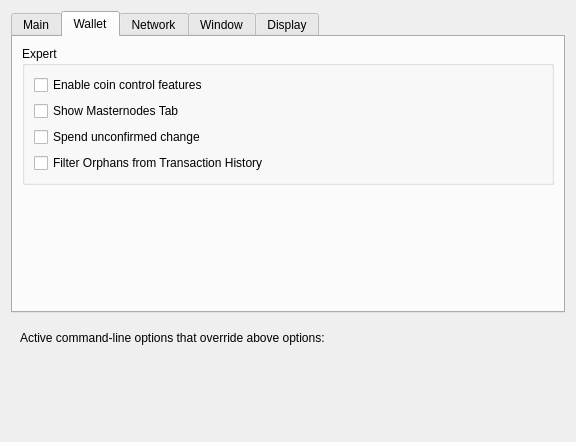
<?xml version="1.0" encoding="UTF-8"?>
<ui version="4.0">
 <class>OptionsDialog</class>
 <widget class="QDialog" name="OptionsDialog">
  <property name="geometry">
   <rect>
    <x>0</x>
    <y>0</y>
    <width>576</width>
    <height>442</height>
   </rect>
  </property>
  <property name="windowTitle">
   <string>Options</string>
  </property>
  <property name="modal">
   <bool>true</bool>
  </property>
  <layout class="QVBoxLayout" name="verticalLayout">
   <item>
    <widget class="QTabWidget" name="tabWidget">
     <property name="currentIndex">
      <number>1</number>
     </property>
     <widget class="QWidget" name="tabMain">
      <attribute name="title">
       <string>Main</string>
      </attribute>
      <layout class="QVBoxLayout" name="verticalLayout_Main">
       <item>
        <widget class="QCheckBox" name="bitcoinAtStartup">
         <property name="toolTip">
          <string>Automatically start Bulwark after logging in to the system.</string>
         </property>
         <property name="text">
          <string>Start Bulwark on system login</string>
         </property>
        </widget>
       </item>
       <item>
        <layout class="QHBoxLayout" name="horizontalLayout_2_Main">
         <item>
          <widget class="QLabel" name="databaseCacheLabel">
           <property name="text">
            <string>Size of database cache</string>
           </property>
           <property name="textFormat">
            <enum>Qt::PlainText</enum>
           </property>
           <property name="buddy">
            <cstring>databaseCache</cstring>
           </property>
          </widget>
         </item>
         <item>
          <widget class="QSpinBox" name="databaseCache"/>
         </item>
         <item>
          <widget class="QLabel" name="databaseCacheUnitLabel">
           <property name="text">
            <string>MB</string>
           </property>
           <property name="textFormat">
            <enum>Qt::PlainText</enum>
           </property>
          </widget>
         </item>
         <item>
          <spacer name="horizontalSpacer_2_Main">
           <property name="orientation">
            <enum>Qt::Horizontal</enum>
           </property>
           <property name="sizeHint" stdset="0">
            <size>
             <width>40</width>
             <height>20</height>
            </size>
           </property>
          </spacer>
         </item>
        </layout>
       </item>
       <item>
        <layout class="QHBoxLayout" name="horizontalLayout_3_Main">
         <item>
          <widget class="QLabel" name="threadsScriptVerifLabel">
           <property name="text">
            <string>Number of script verification threads</string>
           </property>
           <property name="textFormat">
            <enum>Qt::PlainText</enum>
           </property>
           <property name="buddy">
            <cstring>threadsScriptVerif</cstring>
           </property>
          </widget>
         </item>
         <item>
          <widget class="QSpinBox" name="threadsScriptVerif">
           <property name="toolTip">
            <string>(0 = auto, &lt;0 = leave that many cores free)</string>
           </property>
          </widget>
         </item>
         <item>
          <spacer name="horizontalSpacer_3_Main">
           <property name="orientation">
            <enum>Qt::Horizontal</enum>
           </property>
           <property name="sizeHint" stdset="0">
            <size>
             <width>40</width>
             <height>20</height>
            </size>
           </property>
          </spacer>
         </item>
        </layout>
       </item>
       <item>
        <spacer name="verticalSpacer_Main">
         <property name="orientation">
          <enum>Qt::Vertical</enum>
         </property>
         <property name="sizeHint" stdset="0">
          <size>
           <width>20</width>
           <height>40</height>
          </size>
         </property>
        </spacer>
       </item>
       <item>
        <layout class="QHBoxLayout" name="horizontalLayout_3">
         <item>
          <widget class="QLabel" name="percentage_label">
           <property name="toolTip">
            <string>Percentage of incoming BWK which get automatically converted to zBWK via Zerocoin Protocol (min: 10%)</string>
           </property>
           <property name="text">
            <string>Percentage of autominted zBWK</string>
           </property>
          </widget>
         </item>
         <item>
          <widget class="QSpinBox" name="zeromintPercentage">
           <property name="minimum">
            <number>10</number>
           </property>
           <property name="maximum">
            <number>100</number>
           </property>
          </widget>
         </item>
        </layout>
       </item>
       <item>
        <layout class="QHBoxLayout" name="horizontalLayout" stretch="0,0">
         <property name="sizeConstraint">
          <enum>QLayout::SetFixedSize</enum>
         </property>
         <item>
          <widget class="QLabel" name="labelPreferredDenom">
           <property name="maximumSize">
            <size>
             <width>16777215</width>
             <height>16777215</height>
            </size>
           </property>
           <property name="toolTip">
            <string>Wait with automatic conversion to Zerocoin until enough BWK for this denomination is available</string>
           </property>
           <property name="text">
            <string>Preferred Automint zBWK Denomination</string>
           </property>
          </widget>
         </item>
         <item>
          <widget class="QComboBox" name="preferredDenom">
           <property name="maximumSize">
            <size>
             <width>16777215</width>
             <height>27</height>
            </size>
           </property>
           <property name="toolTip">
            <string>Wait with automatic conversion to Zerocoin until enough BWK for this denomination is available</string>
           </property>
           <property name="maxVisibleItems">
            <number>9</number>
           </property>
           <property name="maxCount">
            <number>9</number>
           </property>
          </widget>
         </item>
        </layout>
       </item>
      </layout>
     </widget>
     <widget class="QWidget" name="tabWallet">
      <attribute name="title">
       <string>Wallet</string>
      </attribute>
      <layout class="QVBoxLayout" name="verticalLayout_Wallet">
       <item>
        <widget class="QGroupBox" name="groupBox">
         <property name="title">
          <string>Expert</string>
         </property>
         <layout class="QVBoxLayout" name="verticalLayout_2">
          <item>
           <widget class="QCheckBox" name="coinControlFeatures">
            <property name="toolTip">
             <string>Whether to show coin control features or not.</string>
            </property>
            <property name="text">
             <string>Enable coin control features</string>
            </property>
           </widget>
          </item>
          <item>
           <widget class="QCheckBox" name="showMasternodesTab">
            <property name="toolTip">
             <string>Show additional tab listing all your masternodes in first sub-tab&lt;br/&gt;and all masternodes on the network in second sub-tab.</string>
            </property>
            <property name="text">
             <string>Show Masternodes Tab</string>
            </property>
           </widget>
          </item>
          <item>
           <widget class="QCheckBox" name="spendZeroConfChange">
            <property name="toolTip">
             <string>If you disable the spending of unconfirmed change, the change from a transaction&lt;br/&gt;cannot be used until that transaction has at least one confirmation.&lt;br/&gt;This also affects how your balance is computed.</string>
            </property>
            <property name="text">
             <string>Spend unconfirmed change</string>
            </property>
           </widget>
          </item>
          <item>
           <widget class="QCheckBox" name="showOrphans">
            <property name="text">
             <string>Filter Orphans from Transaction History</string>
            </property>
           </widget>
          </item>
         </layout>
        </widget>
       </item>
       <item>
        <spacer name="verticalSpacer_Wallet">
         <property name="orientation">
          <enum>Qt::Vertical</enum>
         </property>
         <property name="sizeHint" stdset="0">
          <size>
           <width>20</width>
           <height>40</height>
          </size>
         </property>
        </spacer>
       </item>
      </layout>
     </widget>
     <widget class="QWidget" name="tabNetwork">
      <attribute name="title">
       <string>Network</string>
      </attribute>
      <layout class="QVBoxLayout" name="verticalLayout_Network">
       <item>
        <widget class="QCheckBox" name="mapPortUpnp">
         <property name="toolTip">
          <string>Automatically open the Bulwark client port on the router. This only works when your router supports UPnP and it is enabled.</string>
         </property>
         <property name="text">
          <string>Map port using UPnP</string>
         </property>
        </widget>
       </item>
       <item>
        <widget class="QCheckBox" name="allowIncoming">
         <property name="toolTip">
          <string>Accept connections from outside</string>
         </property>
         <property name="text">
          <string>Allow incoming connections</string>
         </property>
        </widget>
       </item>
       <item>
        <widget class="QCheckBox" name="connectSocks">
         <property name="toolTip">
          <string>Connect to the Bulwark network through a SOCKS5 proxy.</string>
         </property>
         <property name="text">
          <string>Connect through SOCKS5 proxy (default proxy):</string>
         </property>
        </widget>
       </item>
       <item>
        <layout class="QHBoxLayout" name="horizontalLayout_1_Network">
         <item>
          <widget class="QLabel" name="proxyIpLabel">
           <property name="text">
            <string>Proxy IP:</string>
           </property>
           <property name="textFormat">
            <enum>Qt::PlainText</enum>
           </property>
           <property name="buddy">
            <cstring>proxyIp</cstring>
           </property>
          </widget>
         </item>
         <item>
          <widget class="QValidatedLineEdit" name="proxyIp">
           <property name="minimumSize">
            <size>
             <width>140</width>
             <height>0</height>
            </size>
           </property>
           <property name="maximumSize">
            <size>
             <width>140</width>
             <height>16777215</height>
            </size>
           </property>
           <property name="toolTip">
            <string>IP address of the proxy (e.g. IPv4: 127.0.0.1 / IPv6: ::1)</string>
           </property>
          </widget>
         </item>
         <item>
          <widget class="QLabel" name="proxyPortLabel">
           <property name="text">
            <string>Port:</string>
           </property>
           <property name="textFormat">
            <enum>Qt::PlainText</enum>
           </property>
           <property name="buddy">
            <cstring>proxyPort</cstring>
           </property>
          </widget>
         </item>
         <item>
          <widget class="QLineEdit" name="proxyPort">
           <property name="minimumSize">
            <size>
             <width>55</width>
             <height>0</height>
            </size>
           </property>
           <property name="maximumSize">
            <size>
             <width>55</width>
             <height>16777215</height>
            </size>
           </property>
           <property name="toolTip">
            <string>Port of the proxy (e.g. 9050)</string>
           </property>
          </widget>
         </item>
         <item>
          <spacer name="horizontalSpacer_1_Network">
           <property name="orientation">
            <enum>Qt::Horizontal</enum>
           </property>
           <property name="sizeHint" stdset="0">
            <size>
             <width>40</width>
             <height>20</height>
            </size>
           </property>
          </spacer>
         </item>
        </layout>
       </item>
       <item>
        <spacer name="verticalSpacer_Network">
         <property name="orientation">
          <enum>Qt::Vertical</enum>
         </property>
         <property name="sizeHint" stdset="0">
          <size>
           <width>20</width>
           <height>40</height>
          </size>
         </property>
        </spacer>
       </item>
      </layout>
     </widget>
     <widget class="QWidget" name="tabWindow">
      <attribute name="title">
       <string>Window</string>
      </attribute>
      <layout class="QVBoxLayout" name="verticalLayout_Window">
       <item>
        <widget class="QCheckBox" name="minimizeToTray">
         <property name="toolTip">
          <string>Show only a tray icon after minimizing the window.</string>
         </property>
         <property name="text">
          <string>Minimize to the tray instead of the taskbar</string>
         </property>
        </widget>
       </item>
       <item>
        <widget class="QCheckBox" name="minimizeOnClose">
         <property name="toolTip">
          <string>Minimize instead of exit the application when the window is closed. When this option is enabled, the application will be closed only after selecting Quit in the menu.</string>
         </property>
         <property name="text">
          <string>Minimize on close</string>
         </property>
        </widget>
       </item>
       <item>
        <spacer name="verticalSpacer_Window">
         <property name="orientation">
          <enum>Qt::Vertical</enum>
         </property>
         <property name="sizeHint" stdset="0">
          <size>
           <width>20</width>
           <height>40</height>
          </size>
         </property>
        </spacer>
       </item>
      </layout>
     </widget>
     <widget class="QWidget" name="tabDisplay">
      <attribute name="title">
       <string>Display</string>
      </attribute>
      <layout class="QVBoxLayout" name="verticalLayout_Display">
       <item>
        <layout class="QHBoxLayout" name="horizontalLayout_1_Display">
         <item>
          <widget class="QLabel" name="langLabel">
           <property name="text">
            <string>User Interface language:</string>
           </property>
           <property name="textFormat">
            <enum>Qt::PlainText</enum>
           </property>
           <property name="buddy">
            <cstring>lang</cstring>
           </property>
          </widget>
         </item>
         <item>
          <widget class="QValueComboBox" name="lang">
           <property name="toolTip">
            <string>The user interface language can be set here. This setting will take effect after restarting Bulwark.</string>
           </property>
          </widget>
         </item>
        </layout>
       </item>
       <item>
        <widget class="QLabel" name="label_3">
         <property name="toolTip">
          <string notr="true"/>
         </property>
         <property name="statusTip">
          <string notr="true"/>
         </property>
         <property name="whatsThis">
          <string notr="true"/>
         </property>
         <property name="accessibleName">
          <string notr="true"/>
         </property>
         <property name="text">
          <string>Language missing or translation incomplete? Help contributing translations here:
https://www.transifex.com/bulwark-project/bulwark-project-translations</string>
         </property>
         <property name="wordWrap">
          <bool>true</bool>
         </property>
         <property name="openExternalLinks">
          <bool>true</bool>
         </property>
         <property name="textInteractionFlags">
          <set>Qt::TextBrowserInteraction</set>
         </property>
        </widget>
       </item>
       <item>
        <layout class="QHBoxLayout" name="horizontalLayout_4_Display" stretch="0,0">
         <item>
          <widget class="QLabel" name="themeLabel">
           <property name="text">
            <string>User Interface Theme:</string>
           </property>
          </widget>
         </item>
         <item>
          <widget class="QValueComboBox" name="theme"/>
         </item>
        </layout>
       </item>
       <item>
        <widget class="Line" name="line">
         <property name="orientation">
          <enum>Qt::Horizontal</enum>
         </property>
        </widget>
       </item>
       <item>
        <layout class="QHBoxLayout" name="horizontalLayout_2_Display">
         <item>
          <widget class="QLabel" name="unitLabel">
           <property name="text">
            <string>Unit to show amounts in:</string>
           </property>
           <property name="textFormat">
            <enum>Qt::PlainText</enum>
           </property>
           <property name="buddy">
            <cstring>unit</cstring>
           </property>
          </widget>
         </item>
         <item>
          <widget class="QValueComboBox" name="unit">
           <property name="toolTip">
            <string>Choose the default subdivision unit to show in the interface and when sending coins.</string>
           </property>
          </widget>
         </item>
        </layout>
       </item>
       <item>
        <layout class="QHBoxLayout" name="horizontalLayout_5_Display">
         <item>
          <widget class="QLabel" name="digitsLabel">
           <property name="text">
            <string>Decimal digits</string>
           </property>
          </widget>
         </item>
         <item>
          <widget class="QValueComboBox" name="digits"/>
         </item>
        </layout>
       </item>
       <item>
        <layout class="QHBoxLayout" name="horizontalLayout_3_Display">
         <item>
          <widget class="QLabel" name="thirdPartyTxUrlsLabel">
           <property name="toolTip">
            <string>Third party URLs (e.g. a block explorer) that appear in the transactions tab as context menu items. %s in the URL is replaced by transaction hash. Multiple URLs are separated by vertical bar |.</string>
           </property>
           <property name="text">
            <string>Third party transaction URLs</string>
           </property>
           <property name="buddy">
            <cstring>thirdPartyTxUrls</cstring>
           </property>
          </widget>
         </item>
         <item>
          <widget class="QLineEdit" name="thirdPartyTxUrls">
           <property name="toolTip">
            <string>Third party URLs (e.g. a block explorer) that appear in the transactions tab as context menu items. %s in the URL is replaced by transaction hash. Multiple URLs are separated by vertical bar |.</string>
           </property>
          </widget>
         </item>
        </layout>
       </item>
       <item>
        <spacer name="verticalSpacer">
         <property name="orientation">
          <enum>Qt::Vertical</enum>
         </property>
         <property name="sizeHint" stdset="0">
          <size>
           <width>20</width>
           <height>40</height>
          </size>
         </property>
        </spacer>
       </item>
      </layout>
     </widget>
    </widget>
   </item>
   <item>
    <widget class="QFrame" name="frame">
     <layout class="QVBoxLayout" name="verticalLayout_Bottom">
      <item>
       <layout class="QHBoxLayout" name="horizontalLayout_Bottom">
        <item>
         <widget class="QLabel" name="overriddenByCommandLineInfoLabel">
          <property name="text">
           <string>Active command-line options that override above options:</string>
          </property>
          <property name="textFormat">
           <enum>Qt::PlainText</enum>
          </property>
         </widget>
        </item>
        <item>
         <spacer name="horizontalSpacer_Bottom">
          <property name="orientation">
           <enum>Qt::Horizontal</enum>
          </property>
          <property name="sizeHint" stdset="0">
           <size>
            <width>40</width>
            <height>20</height>
           </size>
          </property>
         </spacer>
        </item>
       </layout>
      </item>
      <item>
       <widget class="QLabel" name="overriddenByCommandLineLabel">
        <property name="text">
         <string/>
        </property>
        <property name="textFormat">
         <enum>Qt::PlainText</enum>
        </property>
        <property name="wordWrap">
         <bool>true</bool>
        </property>
       </widget>
      </item>
     </layout>
    </widget>
   </item>
   <item>
    <layout class="QHBoxLayout" name="horizontalLayout_Buttons">
     <item>
      <widget class="QtMaterialFlatButton" name="resetButton" native="true">
       <property name="toolTip">
        <string>Reset all client options to default.</string>
       </property>
       <property name="text" stdset="0">
        <string>Reset Options</string>
       </property>
       <property name="autoDefault" stdset="0">
        <bool>false</bool>
       </property>
      </widget>
     </item>
     <item>
      <spacer name="horizontalSpacer_1">
       <property name="orientation">
        <enum>Qt::Horizontal</enum>
       </property>
       <property name="sizeHint" stdset="0">
        <size>
         <width>40</width>
         <height>48</height>
        </size>
       </property>
      </spacer>
     </item>
     <item>
      <widget class="QLabel" name="statusLabel">
       <property name="minimumSize">
        <size>
         <width>200</width>
         <height>0</height>
        </size>
       </property>
       <property name="font">
        <font>
         <weight>75</weight>
         <bold>true</bold>
        </font>
       </property>
       <property name="text">
        <string/>
       </property>
       <property name="textFormat">
        <enum>Qt::PlainText</enum>
       </property>
       <property name="wordWrap">
        <bool>true</bool>
       </property>
      </widget>
     </item>
     <item>
      <spacer name="horizontalSpacer_2">
       <property name="orientation">
        <enum>Qt::Horizontal</enum>
       </property>
       <property name="sizeHint" stdset="0">
        <size>
         <width>40</width>
         <height>48</height>
        </size>
       </property>
      </spacer>
     </item>
     <item>
      <widget class="QtMaterialFlatButton" name="okButton" native="true">
       <property name="text" stdset="0">
        <string>OK</string>
       </property>
       <property name="autoDefault" stdset="0">
        <bool>false</bool>
       </property>
       <property name="default" stdset="0">
        <bool>true</bool>
       </property>
      </widget>
     </item>
     <item>
      <widget class="QtMaterialFlatButton" name="cancelButton" native="true">
       <property name="text" stdset="0">
        <string>Cancel</string>
       </property>
       <property name="autoDefault" stdset="0">
        <bool>false</bool>
       </property>
      </widget>
     </item>
    </layout>
   </item>
  </layout>
 </widget>
 <customwidgets>
  <customwidget>
   <class>QValidatedLineEdit</class>
   <extends>QLineEdit</extends>
   <header>qvalidatedlineedit.h</header>
  </customwidget>
  <customwidget>
   <class>QtMaterialFlatButton</class>
   <extends>QWidget</extends>
   <header>qtmaterialflatbutton.h</header>
   <container>1</container>
  </customwidget>
  <customwidget>
   <class>QValueComboBox</class>
   <extends>QComboBox</extends>
   <header>qvaluecombobox.h</header>
  </customwidget>
 </customwidgets>
 <resources/>
 <connections/>
</ui>
